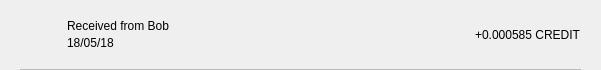
<?xml version="1.0" encoding="UTF-8"?>
<ui version="4.0">
 <class>TxRow</class>
 <widget class="QWidget" name="TxRow">
  <property name="geometry">
   <rect>
    <x>0</x>
    <y>0</y>
    <width>601</width>
    <height>70</height>
   </rect>
  </property>
  <property name="minimumSize">
   <size>
    <width>0</width>
    <height>40</height>
   </size>
  </property>
  <property name="windowTitle">
   <string>Form</string>
  </property>
  <layout class="QVBoxLayout" name="verticalLayout_3">
   <property name="spacing">
    <number>0</number>
   </property>
   <property name="leftMargin">
    <number>0</number>
   </property>
   <property name="topMargin">
    <number>0</number>
   </property>
   <property name="rightMargin">
    <number>0</number>
   </property>
   <property name="bottomMargin">
    <number>0</number>
   </property>
   <item>
    <widget class="QWidget" name="rowContainer" native="true">
     <layout class="QVBoxLayout" name="verticalLayout_2">
      <property name="spacing">
       <number>9</number>
      </property>
      <property name="leftMargin">
       <number>20</number>
      </property>
      <property name="topMargin">
       <number>9</number>
      </property>
      <property name="rightMargin">
       <number>20</number>
      </property>
      <property name="bottomMargin">
       <number>0</number>
      </property>
      <item>
       <widget class="QFrame" name="frame">
        <property name="styleSheet">
         <string notr="true">border:none;</string>
        </property>
        <property name="frameShape">
         <enum>QFrame::StyledPanel</enum>
        </property>
        <property name="frameShadow">
         <enum>QFrame::Raised</enum>
        </property>
        <layout class="QHBoxLayout" name="horizontalLayout" stretch="0,2,0">
         <property name="leftMargin">
          <number>0</number>
         </property>
         <property name="topMargin">
          <number>0</number>
         </property>
         <property name="rightMargin">
          <number>0</number>
         </property>
         <property name="bottomMargin">
          <number>0</number>
         </property>
         <item>
          <widget class="QPushButton" name="icon">
           <property name="focusPolicy">
            <enum>Qt::NoFocus</enum>
           </property>
           <property name="styleSheet">
            <string notr="true">border:none;</string>
           </property>
           <property name="text">
            <string/>
           </property>
           <property name="iconSize">
            <size>
             <width>28</width>
             <height>28</height>
            </size>
           </property>
          </widget>
         </item>
         <item>
          <layout class="QVBoxLayout" name="verticalLayout">
           <property name="spacing">
            <number>3</number>
           </property>
           <property name="leftMargin">
            <number>9</number>
           </property>
           <item>
            <widget class="QLabel" name="lblAddress">
             <property name="styleSheet">
              <string notr="true"/>
             </property>
             <property name="text">
              <string>Received from Bob</string>
             </property>
             <property name="alignment">
              <set>Qt::AlignBottom|Qt::AlignLeading|Qt::AlignLeft</set>
             </property>
            </widget>
           </item>
           <item>
            <widget class="QLabel" name="lblDate">
             <property name="styleSheet">
              <string notr="true"/>
             </property>
             <property name="text">
              <string>18/05/18</string>
             </property>
             <property name="alignment">
              <set>Qt::AlignLeading|Qt::AlignLeft|Qt::AlignTop</set>
             </property>
            </widget>
           </item>
          </layout>
         </item>
         <item>
          <widget class="QLabel" name="lblAmount">
           <property name="styleSheet">
            <string notr="true"/>
           </property>
           <property name="text">
            <string>+0.000585 CREDIT</string>
           </property>
          </widget>
         </item>
        </layout>
       </widget>
      </item>
      <item>
       <widget class="QLabel" name="lblDivisory">
        <property name="minimumSize">
         <size>
          <width>0</width>
          <height>1</height>
         </size>
        </property>
        <property name="maximumSize">
         <size>
          <width>16777215</width>
          <height>1</height>
         </size>
        </property>
        <property name="styleSheet">
         <string notr="true">background-color:#bababa;</string>
        </property>
        <property name="text">
         <string/>
        </property>
        <property name="alignment">
         <set>Qt::AlignBottom|Qt::AlignLeading|Qt::AlignLeft</set>
        </property>
       </widget>
      </item>
     </layout>
    </widget>
   </item>
  </layout>
 </widget>
 <resources/>
 <connections/>
</ui>
